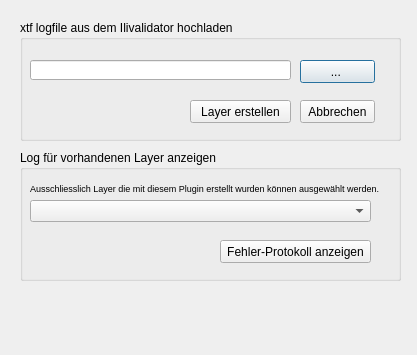
<?xml version="1.0" encoding="UTF-8"?>
<ui version="4.0">
 <class>XTFLog_CheckerDialogBase</class>
 <widget class="QDialog" name="XTFLog_CheckerDialogBase">
  <property name="geometry">
   <rect>
    <x>0</x>
    <y>0</y>
    <width>417</width>
    <height>355</height>
   </rect>
  </property>
  <property name="windowTitle">
   <string>XTF-Error Log visualisieren</string>
  </property>
  <widget class="QGroupBox" name="newLayerGroupBox">
   <property name="geometry">
    <rect>
     <x>20</x>
     <y>20</y>
     <width>381</width>
     <height>121</height>
    </rect>
   </property>
   <property name="title">
    <string>xtf logfile aus dem Ilivalidator hochladen</string>
   </property>
   <widget class="QPushButton" name="btn_input">
    <property name="geometry">
     <rect>
      <x>280</x>
      <y>40</y>
      <width>75</width>
      <height>23</height>
     </rect>
    </property>
    <property name="text">
     <string>... </string>
    </property>
   </widget>
   <widget class="QLineEdit" name="txt_input">
    <property name="geometry">
     <rect>
      <x>10</x>
      <y>40</y>
      <width>261</width>
      <height>20</height>
     </rect>
    </property>
   </widget>
   <widget class="QPushButton" name="btn_cancel">
    <property name="geometry">
     <rect>
      <x>280</x>
      <y>80</y>
      <width>75</width>
      <height>23</height>
     </rect>
    </property>
    <property name="text">
     <string>Abbrechen</string>
    </property>
   </widget>
   <widget class="QPushButton" name="btn_run">
    <property name="geometry">
     <rect>
      <x>170</x>
      <y>80</y>
      <width>101</width>
      <height>23</height>
     </rect>
    </property>
    <property name="text">
     <string>Layer erstellen</string>
    </property>
   </widget>
  </widget>
  <widget class="QGroupBox" name="existingLayerGroupBox">
   <property name="geometry">
    <rect>
     <x>20</x>
     <y>150</y>
     <width>381</width>
     <height>131</height>
    </rect>
   </property>
   <property name="title">
    <string>Log für vorhandenen Layer anzeigen</string>
   </property>
   <widget class="QComboBox" name="layerbox">
    <property name="geometry">
     <rect>
      <x>10</x>
      <y>50</y>
      <width>341</width>
      <height>22</height>
     </rect>
    </property>
   </widget>
   <widget class="QLabel" name="existingLayerLabel">
    <property name="geometry">
     <rect>
      <x>10</x>
      <y>30</y>
      <width>361</width>
      <height>16</height>
     </rect>
    </property>
    <property name="font">
     <font>
      <pointsize>7</pointsize>
     </font>
    </property>
    <property name="text">
     <string>Ausschliesslich Layer die mit diesem Plugin erstellt wurden können ausgewählt werden.</string>
    </property>
   </widget>
   <widget class="QPushButton" name="btn_show_error_log">
    <property name="geometry">
     <rect>
      <x>200</x>
      <y>90</y>
      <width>151</width>
      <height>23</height>
     </rect>
    </property>
    <property name="text">
     <string>Fehler-Protokoll anzeigen</string>
    </property>
   </widget>
  </widget>
 </widget>
 <resources/>
 <connections/>
</ui>
